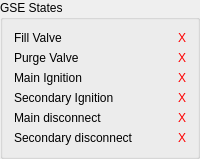
          <widget class="QGroupBox" name="gse_state_box">
           <property name="sizePolicy">
            <sizepolicy hsizetype="MinimumExpanding" vsizetype="MinimumExpanding">
             <horstretch>0</horstretch>
             <verstretch>0</verstretch>
            </sizepolicy>
           </property>
           <property name="title">
            <string>GSE States</string>
           </property>
           <layout class="QGridLayout" name="gridLayout_17">
            <item row="6" column="0">
             <widget class="QLabel" name="label_28">
              <property name="text">
               <string>Secondary disconnect</string>
              </property>
             </widget>
            </item>
            <item row="1" column="1">
             <widget class="QLabel" name="purge_valve_state_panel">
              <property name="minimumSize">
               <size>
                <width>23</width>
                <height>0</height>
               </size>
              </property>
              <property name="maximumSize">
               <size>
                <width>23</width>
                <height>16777215</height>
               </size>
              </property>
              <property name="styleSheet">
               <string notr="true">color: rgb(255, 0, 0);</string>
              </property>
              <property name="frameShape">
               <enum>QFrame::NoFrame</enum>
              </property>
              <property name="lineWidth">
               <number>1</number>
              </property>
              <property name="text">
               <string>X</string>
              </property>
              <property name="alignment">
               <set>Qt::AlignRight|Qt::AlignTrailing|Qt::AlignVCenter</set>
              </property>
             </widget>
            </item>
            <item row="5" column="0">
             <widget class="QLabel" name="hose_disconnect_label">
              <property name="text">
               <string>Main disconnect</string>
              </property>
             </widget>
            </item>
            <item row="4" column="0">
             <widget class="QLabel" name="secondary_ignition_label">
              <property name="text">
               <string>Secondary Ignition</string>
              </property>
             </widget>
            </item>
            <item row="6" column="1">
             <widget class="QLabel" name="secondary_disconnect_state_panel">
              <property name="minimumSize">
               <size>
                <width>23</width>
                <height>0</height>
               </size>
              </property>
              <property name="maximumSize">
               <size>
                <width>23</width>
                <height>16777215</height>
               </size>
              </property>
              <property name="styleSheet">
               <string notr="true">color: rgb(255, 0, 0);</string>
              </property>
              <property name="frameShape">
               <enum>QFrame::NoFrame</enum>
              </property>
              <property name="lineWidth">
               <number>1</number>
              </property>
              <property name="text">
               <string>X</string>
              </property>
              <property name="alignment">
               <set>Qt::AlignRight|Qt::AlignTrailing|Qt::AlignVCenter</set>
              </property>
             </widget>
            </item>
            <item row="5" column="1">
             <widget class="QLabel" name="main_disconnect_state_panel">
              <property name="minimumSize">
               <size>
                <width>23</width>
                <height>0</height>
               </size>
              </property>
              <property name="maximumSize">
               <size>
                <width>23</width>
                <height>16777215</height>
               </size>
              </property>
              <property name="styleSheet">
               <string notr="true">color: rgb(255, 0, 0);</string>
              </property>
              <property name="frameShape">
               <enum>QFrame::NoFrame</enum>
              </property>
              <property name="lineWidth">
               <number>1</number>
              </property>
              <property name="text">
               <string>X</string>
              </property>
              <property name="alignment">
               <set>Qt::AlignRight|Qt::AlignTrailing|Qt::AlignVCenter</set>
              </property>
             </widget>
            </item>
            <item row="3" column="1">
             <widget class="QLabel" name="main_ignition_state_panel">
              <property name="minimumSize">
               <size>
                <width>23</width>
                <height>0</height>
               </size>
              </property>
              <property name="maximumSize">
               <size>
                <width>23</width>
                <height>16777215</height>
               </size>
              </property>
              <property name="styleSheet">
               <string notr="true">color: rgb(255, 0, 0);</string>
              </property>
              <property name="frameShape">
               <enum>QFrame::NoFrame</enum>
              </property>
              <property name="lineWidth">
               <number>1</number>
              </property>
              <property name="text">
               <string>X</string>
              </property>
              <property name="alignment">
               <set>Qt::AlignRight|Qt::AlignTrailing|Qt::AlignVCenter</set>
              </property>
             </widget>
            </item>
            <item row="4" column="1">
             <widget class="QLabel" name="secondary_ignition_state_panel">
              <property name="minimumSize">
               <size>
                <width>23</width>
                <height>0</height>
               </size>
              </property>
              <property name="maximumSize">
               <size>
                <width>23</width>
                <height>16777215</height>
               </size>
              </property>
              <property name="styleSheet">
               <string notr="true">color: rgb(255, 0, 0);</string>
              </property>
              <property name="frameShape">
               <enum>QFrame::NoFrame</enum>
              </property>
              <property name="lineWidth">
               <number>1</number>
              </property>
              <property name="text">
               <string>X</string>
              </property>
              <property name="alignment">
               <set>Qt::AlignRight|Qt::AlignTrailing|Qt::AlignVCenter</set>
              </property>
             </widget>
            </item>
            <item row="3" column="0">
             <widget class="QLabel" name="main_ignition_label">
              <property name="text">
               <string>Main Ignition</string>
              </property>
             </widget>
            </item>
            <item row="1" column="0">
             <widget class="QLabel" name="purge_valve_label">
              <property name="text">
               <string>Purge Valve</string>
              </property>
             </widget>
            </item>
            <item row="0" column="0">
             <widget class="QLabel" name="fill_valve_label">
              <property name="text">
               <string>Fill Valve</string>
              </property>
             </widget>
            </item>
            <item row="0" column="1">
             <widget class="QLabel" name="fill_valve_state_panel">
              <property name="minimumSize">
               <size>
                <width>23</width>
                <height>0</height>
               </size>
              </property>
              <property name="maximumSize">
               <size>
                <width>23</width>
                <height>16777215</height>
               </size>
              </property>
              <property name="styleSheet">
               <string notr="true">color: rgb(255, 0, 0);</string>
              </property>
              <property name="frameShape">
               <enum>QFrame::NoFrame</enum>
              </property>
              <property name="lineWidth">
               <number>1</number>
              </property>
              <property name="text">
               <string>X</string>
              </property>
              <property name="alignment">
               <set>Qt::AlignRight|Qt::AlignTrailing|Qt::AlignVCenter</set>
              </property>
             </widget>
            </item>
           </layout>
          </widget>
